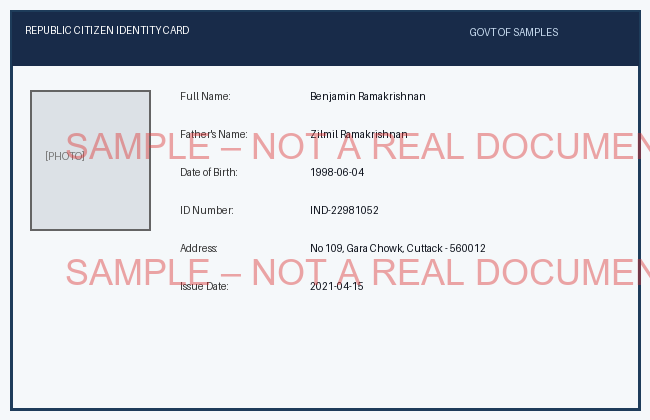
#> input picture veriscan/data/dev/dev_case_01_consistent/doc_1_id_card.png, 650 x 420 px
$ python -i generate_mock.py   (imports and definitions only)
#> lines starting #> are read from the running program, lines starting #| are printed output that depends on the picture
#> further down, picture is the input picture: PIL image 650x420 RGB; mean R, G, B 209.9, 213, 219.2
"""Synthetic mock document generator for VeriScan.

Generates 5 distinct synthetic templates with Faker (en_IN):
1. id_card
2. marksheet
3. address_proof (utility bill)
4. bank_statement
5. application_form

Every generated document includes the mandatory watermark:
"SAMPLE – NOT A REAL DOCUMENT"
Generates dev cases, held-out cases, bundled sample cases, and ground-truth truth.json.
"""

from __future__ import annotations
import os
import json
import random
import math
from pathlib import Path
from typing import Dict, List, Tuple, Any, Optional
import numpy as np
from PIL import Image, ImageDraw, ImageFont, ImageFilter

try:
    from faker import Faker
    fake = Faker("en_IN")
except ImportError:
    # Minimal fallback generator if faker still installing
    class MiniFaker:
        def first_name(self): return random.choice(["Rohit", "Aarav", "Priya", "Ananya", "Suresh", "Vikram", "Sneha", "Kavita"])
        def last_name(self): return random.choice(["Sharma", "Verma", "Patel", "Reddy", "Kumar", "Singh", "Gupta", "Deshmukh"])
        def street_name(self): return random.choice(["MG Road", "Brigade Rd", "Nehru Street", "Station Road", "Park Avenue"])
        def city(self): return random.choice(["Bengaluru", "Mumbai", "Delhi", "Chennai", "Hyderabad", "Pune", "Kolkata"])
        def state(self): return random.choice(["Karnataka", "Maharashtra", "Tamil Nadu", "Telangana", "Delhi"])
    fake = MiniFaker()

WATERMARK_TEXT = "SAMPLE – NOT A REAL DOCUMENT"

# Paths
DATA_DIR = Path(__file__).parent
SAMPLES_DIR = DATA_DIR / "samples"
HELDOUT_DIR = DATA_DIR / "heldout"
DEV_DIR = DATA_DIR / "dev"


# [267 lines left out: functions _draw_watermark, _render_id_card, _render_marksheet, _render_utility_bill, _render_bank_statement, _render_application_form, not called in this run]


# Degradation utilities
def apply_degradations(img: Image.Image, level: int = 1) -> Image.Image:
    """Apply realistic scan degradations: blur, rotation, noise, compression."""
#> called with level = 1
    res = img.copy()

    # 1. Blur
    if level >= 1:
        res = res.filter(ImageFilter.GaussianBlur(radius=0.7 * level))
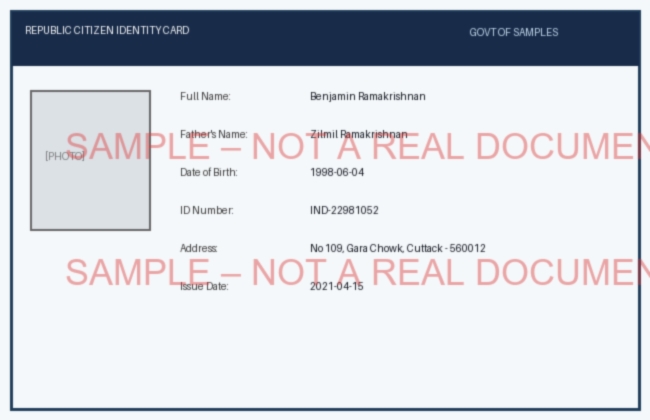
#> res: PIL image 650x420 RGB; mean R, G, B 209.9, 213, 219.2

    # 2. Rotation
    angle = random.choice([-1.0, 1.0]) * (1.5 * level)
    res = res.rotate(angle, resample=Image.Resampling.BICUBIC, expand=False, fillcolor=(255, 255, 255))
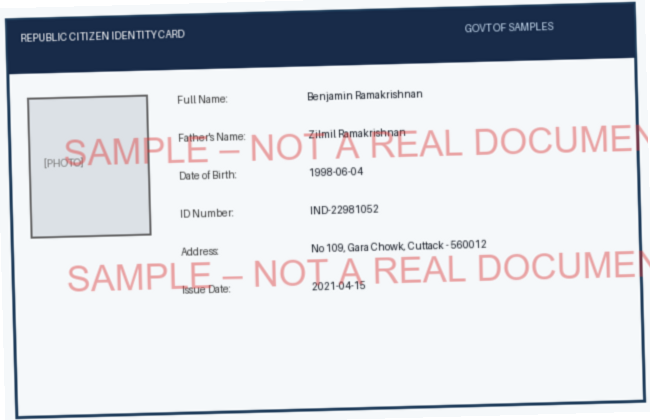
#> res: PIL image 650x420 RGB; mean R, G, B 209.9, 213, 219.1

    # 3. Add Gaussian noise
    arr = np.array(res, dtype=np.float32)
    noise = np.random.normal(0, 4.0 * level, arr.shape)
    arr = np.clip(arr + noise, 0, 255).astype(np.uint8)
    res = Image.fromarray(arr)

    return res


# [192 lines left out: functions generate_single_case, generate_all_datasets, not called in this run]


# [2 lines not run here, left out]

>>> from PIL import Image
>>> picture = Image.open('dev/dev_case_01_consistent/doc_1_id_card.png')
>>> result = apply_degradations(picture)

$ run again, on veriscan/data/dev/dev_case_01_consistent/doc_2_marksheet.png
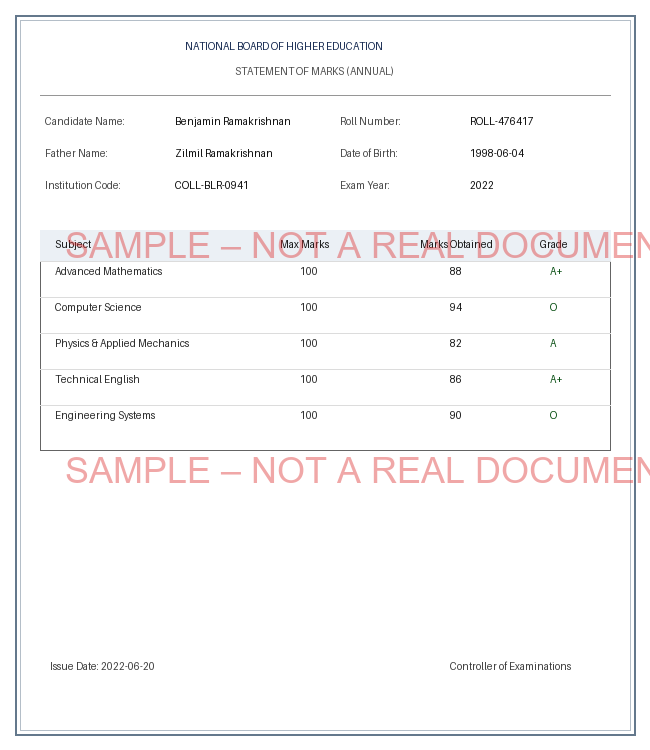
#> input picture veriscan/data/dev/dev_case_01_consistent/doc_2_marksheet.png, 650 x 750 px
#> picture is the input picture: PIL image 650x750 RGB; mean R, G, B 249, 248.1, 248.6
#> in apply_degradations, `res = res.rotate(angle, resample=Image.Resampling.BICUBIC, expand=Fals..`:
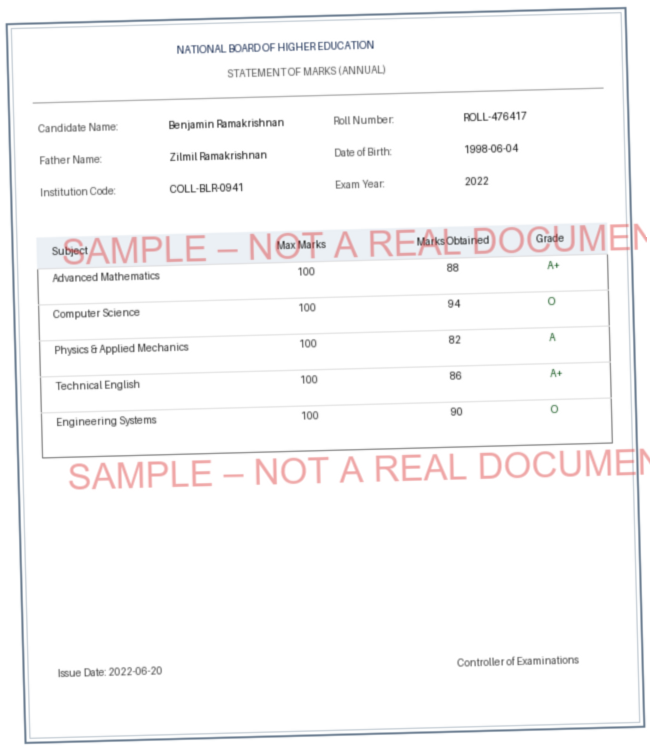
#> res: PIL image 650x750 RGB; mean R, G, B 248.9, 248, 248.5

$ run again, on veriscan/data/dev/dev_case_01_consistent/doc_3_utility_bill.png
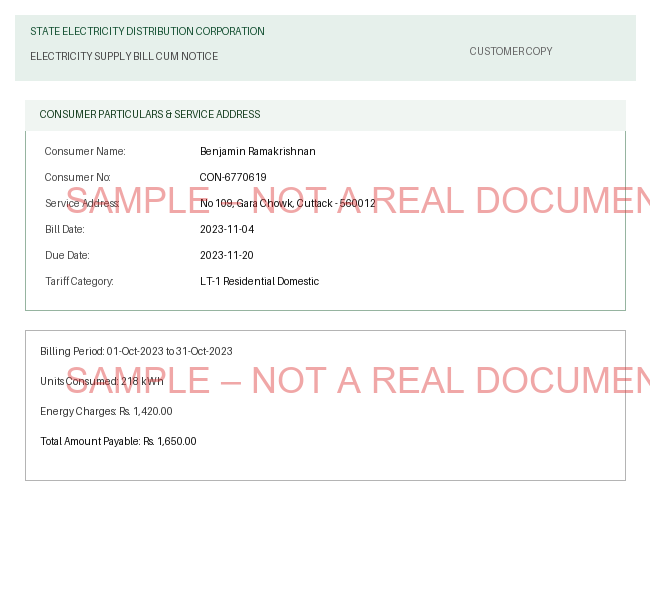
#> input picture veriscan/data/dev/dev_case_01_consistent/doc_3_utility_bill.png, 650 x 600 px
#> picture is the input picture: PIL image 650x600 RGB; mean R, G, B 248, 247.8, 247
#> in apply_degradations, `res = res.rotate(angle, resample=Image.Resampling.BICUBIC, expand=Fals..`:
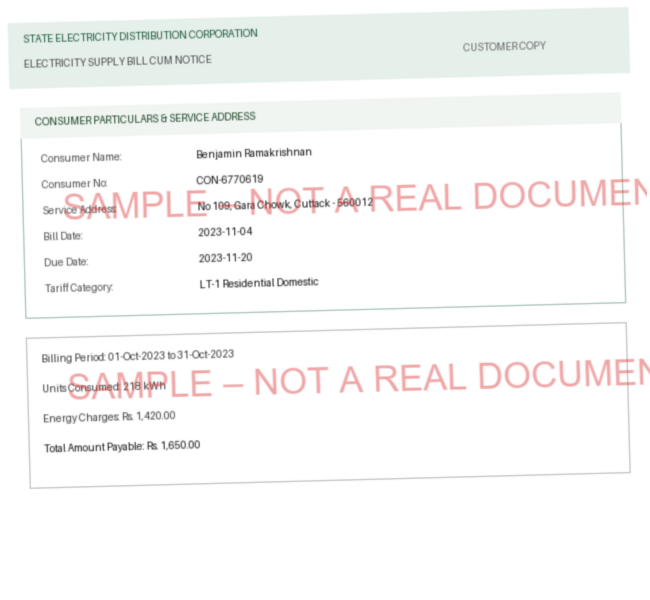
#> res: PIL image 650x600 RGB; mean R, G, B 247.9, 247.7, 246.9
